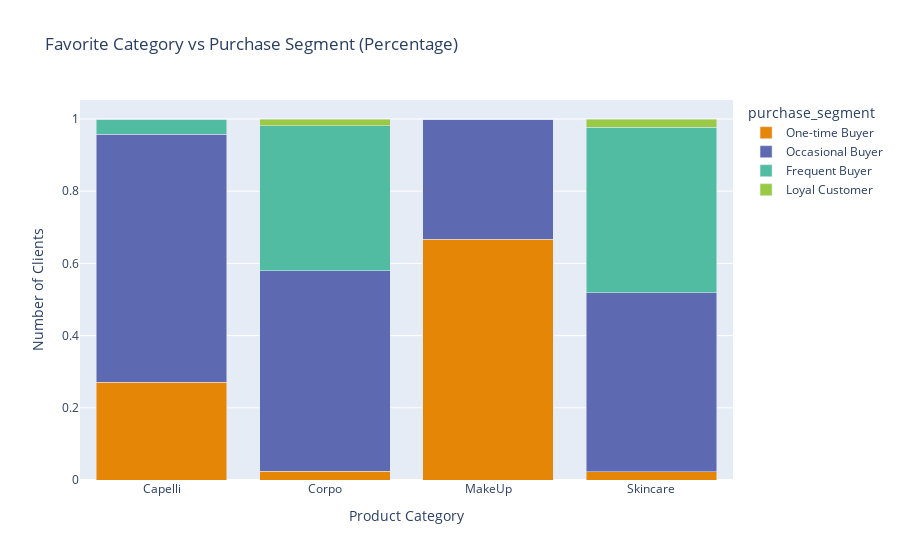

Write notebook code for a chart like this one.
### Code cell
# Same plot but with percentage
df_grouped = df_grouped.div(df_grouped.sum(axis=1), axis=0)
fig = px.bar(df_grouped,
             barmode="stack",
             title="Favorite Category vs Purchase Segment (Percentage)",
             labels={'value': 'Number of Clients', 'product_segment': 'Product Category'},
             color_discrete_sequence=px.colors.qualitative.Vivid)

fig.show()

### Figure 1 — Plotly figure (JSON) as saved in the notebook; plotly's stock layout.template omitted (floating-point values rounded to 4 significant figures)
{"data": [{"alignmentgroup": "True", "hovertemplate": "purchase_segment=One-time Buyer<br>Product Category=%{x}<br>Number of Clients=%{y}<extra></extra>", "legendgroup": "One-time Buyer", "marker": {"color": "rgb(229, 134, 6)", "pattern": {"shape": ""}}, "name": "One-time Buyer", "offsetgroup": "One-time Buyer", "orientation": "v", "showlegend": true, "textposition": "auto", "type": "bar", "x": ["Capelli", "Corpo", "MakeUp", "Skincare"], "xaxis": "x", "y": [0.2708, 0.02444, 0.6667, 0.02262], "yaxis": "y"}, {"alignmentgroup": "True", "hovertemplate": "purchase_segment=Occasional Buyer<br>Product Category=%{x}<br>Number of Clients=%{y}<extra></extra>", "legendgroup": "Occasional Buyer", "marker": {"color": "rgb(93, 105, 177)", "pattern": {"shape": ""}}, "name": "Occasional Buyer", "offsetgroup": "Occasional Buyer", "orientation": "v", "showlegend": true, "textposition": "auto", "type": "bar", "x": ["Capelli", "Corpo", "MakeUp", "Skincare"], "xaxis": "x", "y": [0.6875, 0.5547, 0.3333, 0.4965], "yaxis": "y"}, {"alignmentgroup": "True", "hovertemplate": "purchase_segment=Frequent Buyer<br>Product Category=%{x}<br>Number of Clients=%{y}<extra></extra>", "legendgroup": "Frequent Buyer", "marker": {"color": "rgb(82, 188, 163)", "pattern": {"shape": ""}}, "name": "Frequent Buyer", "offsetgroup": "Frequent Buyer", "orientation": "v", "showlegend": true, "textposition": "auto", "type": "bar", "x": ["Capelli", "Corpo", "MakeUp", "Skincare"], "xaxis": "x", "y": [0.04167, 0.402, 0, 0.4574], "yaxis": "y"}, {"alignmentgroup": "True", "hovertemplate": "purchase_segment=Loyal Customer<br>Product Category=%{x}<br>Number of Clients=%{y}<extra></extra>", "legendgroup": "Loyal Customer", "marker": {"color": "rgb(153, 201, 69)", "pattern": {"shape": ""}}, "name": "Loyal Customer", "offsetgroup": "Loyal Customer", "orientation": "v", "showlegend": true, "textposition": "auto", "type": "bar", "x": ["Capelli", "Corpo", "MakeUp", "Skincare"], "xaxis": "x", "y": [0, 0.01892, 0, 0.02344], "yaxis": "y"}], "layout": {"barmode": "stack", "legend": {"title": {"text": "purchase_segment"}, "tracegroupgap": 0}, "title": {"text": "Favorite Category vs Purchase Segment (Percentage)"}, "xaxis": {"anchor": "y", "domain": [0, 1], "title": {"text": "Product Category"}}, "yaxis": {"anchor": "x", "domain": [0, 1], "title": {"text": "Number of Clients"}}}}
